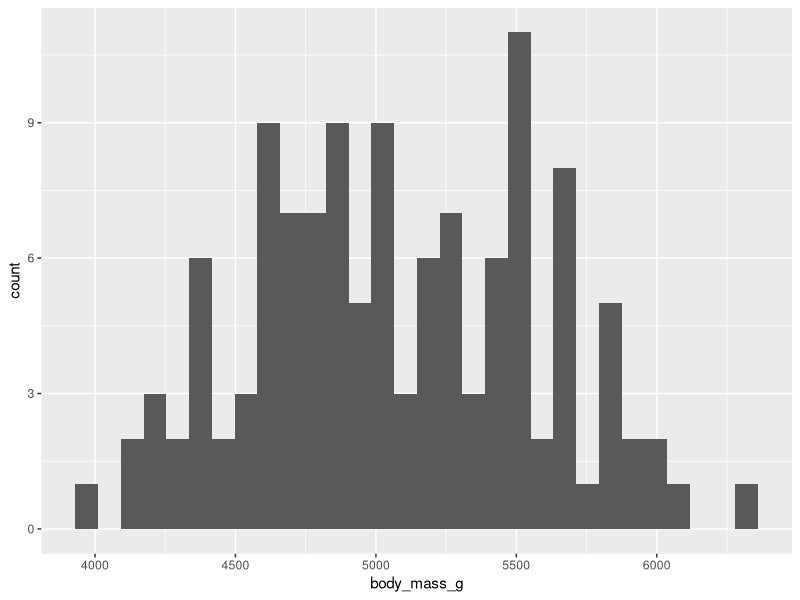
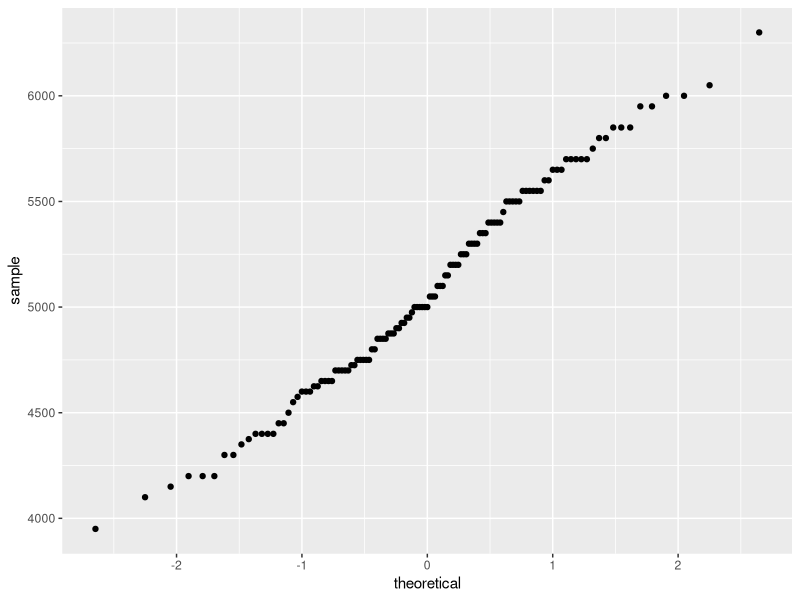
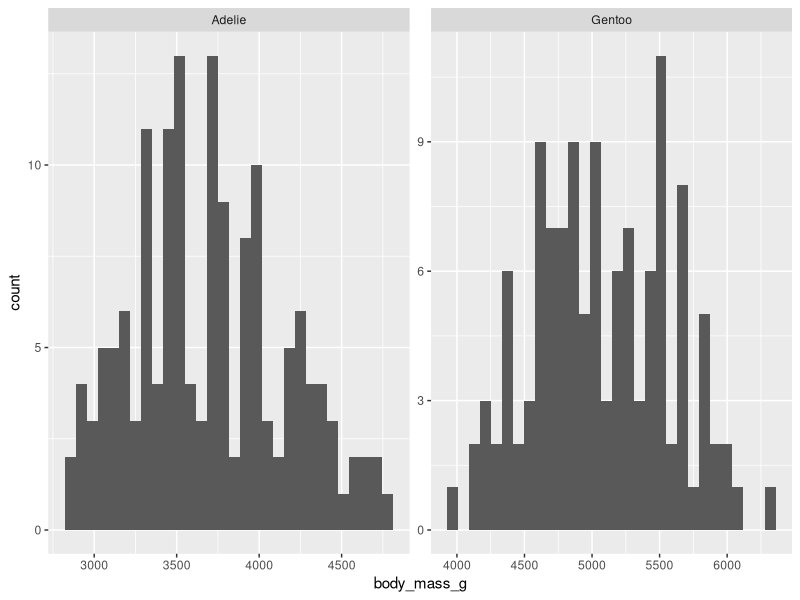
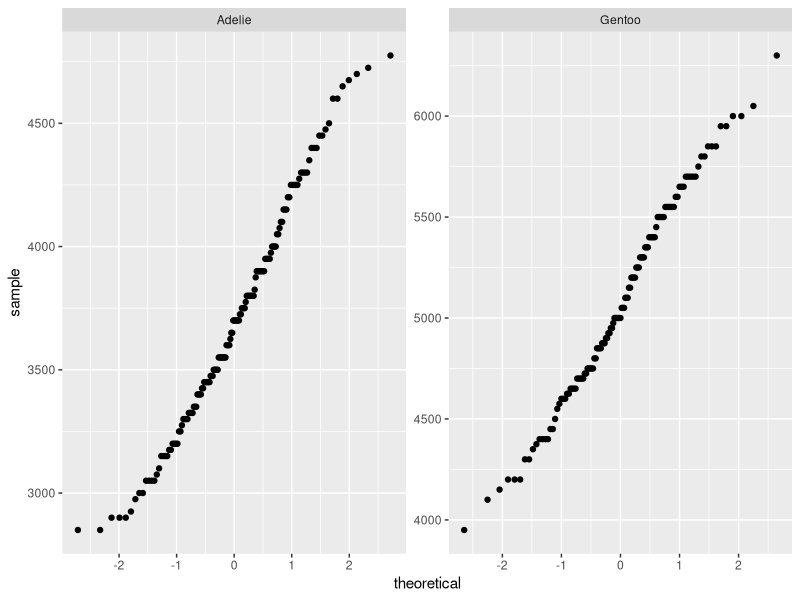

Write the R code that produced these figures, in order. (Note: this script raises an error after producing the figures.)
# 2026-02-19 class script
# statistical diagnostics, t-tests, correlations

library(tidyverse)
library(palmerpenguins)
# install.packages("rstatix")
library(rstatix)

head(penguins)

gentoo = penguins %>% 
  filter(species == "Gentoo") %>%
  droplevels()
head(gentoo)
summary(gentoo)
dim(gentoo)

mean(gentoo$body_mass_g, na.rm=T)
sd(gentoo$body_mass_g, na.rm=T)

ggplot() +
  geom_histogram(data = gentoo, aes(x = body_mass_g))

# QQ plot - quantile quantile
ggplot() +
  stat_qq(aes(sample = body_mass_g), data = gentoo)

gentoo_body_mass_g_symonds = 5500 # from Symonds and Tattersall 2010, accessed via EOL

my_t_test = t.test(gentoo$body_mass_g, mu = gentoo_body_mass_g_symonds)
my_t_test
class(my_t_test) # htest -> hypothesis test
summary(my_t_test)
str(my_t_test) # str -> structure
my_t_test$p.value # returns p value from t-test

# try a pipe-friendly t-test from rstatix package

my_t_test2 = gentoo %>% 
  t_test(body_mass_g ~ 1, mu = gentoo_body_mass_g_symonds)
my_t_test2$p

# independent sample t-test

data_for_t_test = penguins %>%
  dplyr::filter(species %in% c("Gentoo", "Adelie"),
                !is.na(body_mass_g)) %>%
  droplevels()

summary(data_for_t_test)

ggplot(data = data_for_t_test) +
  geom_histogram(aes(x=body_mass_g)) +
  facet_wrap(~species, scales="free")


ggplot(data=data_for_t_test) +
  stat_qq(aes(sample = body_mass_g)) +
  facet_wrap(~species, scales="free")

# check equality of variance
# if true, can use student's t-test
# if false, use Welch's

data_for_t_test %>% levene_test(body_mass_g ~ species) # if p value is < 0.05, variances are NOT equal - use Welch's

my_indy_t_test = t.test(data_for_t_test$body_mass_g ~ data_for_t_test$species,var.equal=T)
class(my_indy_t_test)
my_indy_t_test

# using rstatix
# using Welch's
data_for_t_test %>%
  t_test(body_mass_g ~ species)
# using Student's
data_for_t_test %>%
  t_test(body_mass_g ~ species, var.equal=T)



#################################
# 3.4 correlations
# bill depth vs. length
#################################

head(data = gentoo)
ggplot(data = gentoo) +
  geom_point(aes(x=bill_length_mm, y=bill_depth_mm))

ggplot(data = gentoo) +
  stat_qq(aes(sample = bill_depth_mm))

cor(x=gentoo$bill_depth_mm, y=gentoo$bill_length_mm, use="complete.obs")

cor.test(x=gentoo$bill_length_mm, y=gentoo$bill_depth_mm, use="complete.obs")

gentoo %>%
  cor_test(bill_depth_mm, bill_length_mm) # "_" is pipe-friendly, "." is NOT

install.packages("GGally")
library(GGally) # normally load libraries at TOP of script

gentoo %>%
  select(body_mass_g, bill_length_mm, bill_depth_mm, flipper_length_mm) %>%
  GGally::ggpairs()

head(gentoo)
gentoo = gentoo %>%
  filter(!is.na(body_mass_g)) # remove NAs
cor(gentoo[, seq(3,6)] ) # creates a cor matrix

penguins %>%
  select(species, where(is.numeric)) %>%
  GGally::ggpairs(aes(color = species))
